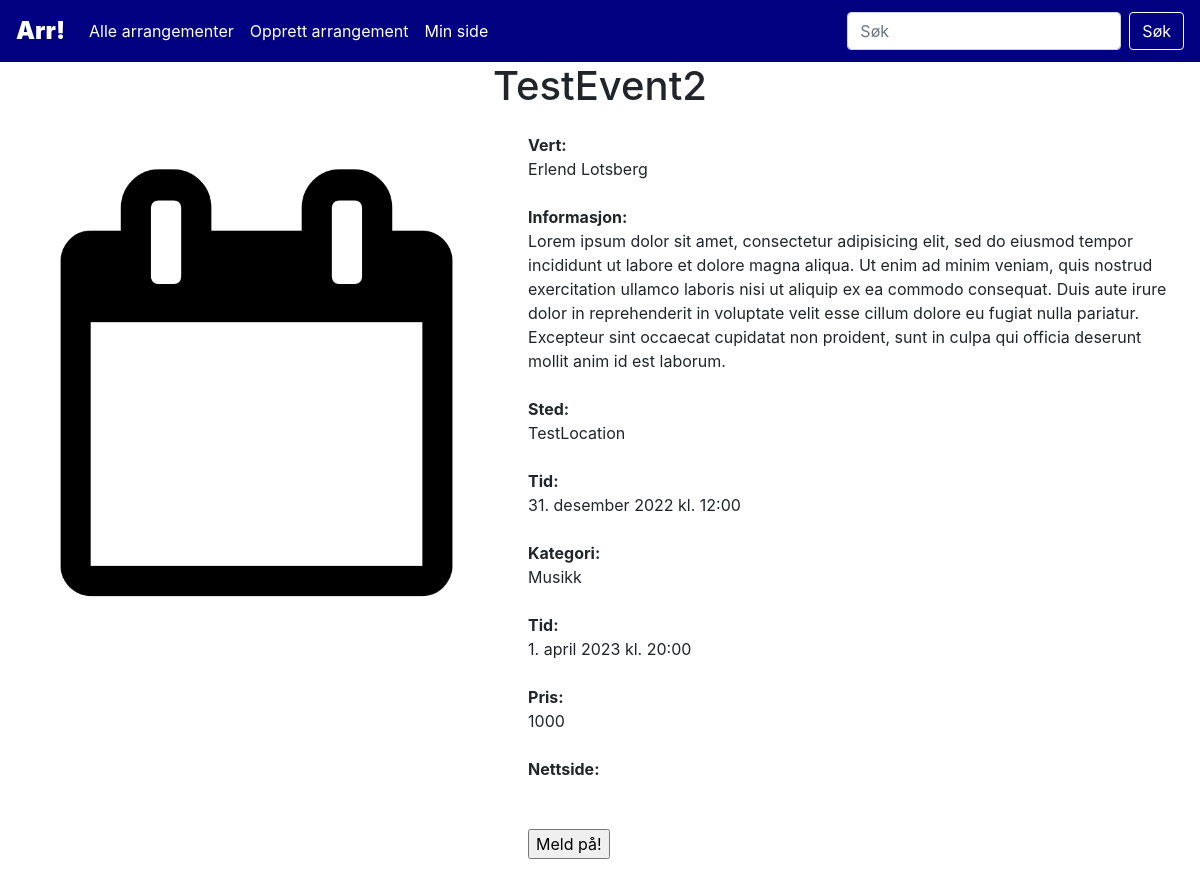
Page /event.php?event_id=11 on the committed database.
### tables this page shows
CREATE TABLE `events` (
  `event_id` int(10) NOT NULL,
  `title` varchar(100) NOT NULL,
  `info` varchar(1000) NOT NULL,
  `host` int(10) NOT NULL,
  `location` varchar(200) NOT NULL,
  `time` datetime NOT NULL,
  `category_id` int(10) NOT NULL,
  `endtime` datetime DEFAULT NULL,
  `ticketprice` varchar(10) DEFAULT NULL,
  `website` varchar(200) DEFAULT NULL
);

CREATE TABLE `users` (
  `user_id` int(10) NOT NULL,
  `first_name` varchar(50) NOT NULL,
  `last_name` varchar(50) NOT NULL,
  `email` varchar(100) NOT NULL,
  `phone` varchar(15) NOT NULL,
  `password` varchar(300) NOT NULL
);

CREATE TABLE `categories` (
  `category_id` int(10) NOT NULL,
  `name` varchar(30) NOT NULL
);

### assets/lib/class.Event.php (called while the page is built, shortened)
<?php
class Event{
    function singleEvent($event_id){
        $dbConn = new DbConn();
        $conn = $dbConn->connect();
        $sql = "SELECT event_id, title, info, first_name, last_name, location, time, name, endtime, ticketprice, website
        FROM eventhandling.events
        INNER JOIN eventhandling.users ON users.user_id = events.host
        INNER JOIN eventhandling.categories ON categories.category_id = events.category_id
        WHERE event_id = $event_id;";
        $result = $conn->query($sql);
        return $result;
    }
}
?>

### assets/lib/class.Display.php (called while the page is built, shortened)
<?php
    class Display{
        function translateMonth($month){
            return $translated = match($month){
                "January"=>"januar",
                "February"=>"februar",
                "March"=>"mars",
                "April"=>"april",
                "May"=>"mai",
                "June"=>"juni",
                "July"=>"juli",
                "August"=>"august",
                "September"=>"september",
                "October"=>"oktober",
                "November"=>"november",
                "December"=>"desember"
            };
        }
    }
?>

### event.php (the view)
<?php
require dirname(__DIR__)."/www/assets/inc/header.php";
require dirname(__DIR__)."/www/assets/lib/class.Event.php";
require dirname(__DIR__)."/www/assets/lib/class.Display.php";
?>
<?php
$event_id = $_REQUEST['event_id'];
$event = new Event();
$result = $event->singleEvent($event_id);
$thisEvent = $result->fetch_object();
$dateFormat = new Display();
if(file_exists("assets/img/event" . $thisEvent->event_id . ".jpg")) $img = "assets/img/event" . $thisEvent->event_id . ".jpg";
else $img = "assets/img/stock.png";
$datetimeStart = new DateTimeImmutable($thisEvent->time);
$datetimeEnd = new DateTimeImmutable($thisEvent->endtime);
echo
"<div class='event-page main'>
    <div class='event-page-title'>
        <h1>" . $thisEvent->title . "</h1>
    </div>
    <div class='event-page-content-middle'>
        <div class='event-page-img'>
            <img src='" . $img . "' alt='Arrangementsbilde'>
        </div>
        <div class='event-page-content-right'>
            <strong>Vert:<br></strong> $thisEvent->first_name $thisEvent->last_name<br><br>
            <strong>Informasjon:<br></strong> $thisEvent->info<br><br>
            <strong>Sted:<br></strong> $thisEvent->location<br><br>
            <strong>Tid:<br></strong> " . $datetimeStart->format('j.') . " " . $dateFormat->translateMonth($datetimeStart->format('F')) . " " . $datetimeStart->format('Y') . " kl. " . $datetimeStart->format('H:i') . "<br><br>
            <strong>Kategori:<br></strong> $thisEvent->name<br><br>
            <strong>Tid:<br></strong> " . $datetimeEnd->format('j.') . " " . $dateFormat->translateMonth($datetimeEnd->format('F')) . " " . $datetimeEnd->format('Y') . " kl. " . $datetimeEnd->format('H:i') . "<br><br>
            <strong>Pris:<br></strong> $thisEvent->ticketprice<br><br>
            <strong>Nettside:<br></strong> <a href='$thisEvent->website'>$thisEvent->website</a><br><br>
            <form action=''>
                <input type='submit' value='Meld på!' />
            </form>
        </div>
    </div>
    <div class='event-page-content-bottom'>
    </div>
</div>";
?>

### assets/css/styles.css (style rules this page uses)
.main { margin-top: 62px; }
.event-page { display: flex; flex-direction: column; }
.event-page-title { width: 100%; text-align: center; }
.event-page-content-middle { display: flex; flex-direction: row; }
.event-page-content-right { margin: 15px; }
.event-page img { max-height:500px; max-width:500px; height:auto; width:auto; margin: 15px; }

### rows in the picture
events: title "TestEvent2", host.first_name "Erlend", host.last_name "Lotsberg", info "Lorem ipsum dolor sit amet, consectetur adipisicing elit, sed do eiusmod tempor incididunt ut labore et dolore magna aliqua. Ut enim ad minim veniam, quis nostrud exercitation ullamco laboris nisi ut aliquip ex ea commodo consequat. Duis aute irure dolor in reprehenderit in voluptate velit esse cillum dolore eu fugiat nulla pariatur. Excepteur sint occaecat cupidatat non proident, sunt in culpa qui officia deserunt mollit anim id est laborum.", location "TestLocation", time "31.", time "desember", time "2022", time "12:00", category.name "Musikk", endtime "1.", endtime "april", endtime "2023", endtime "20:00", ticketprice "1000"
